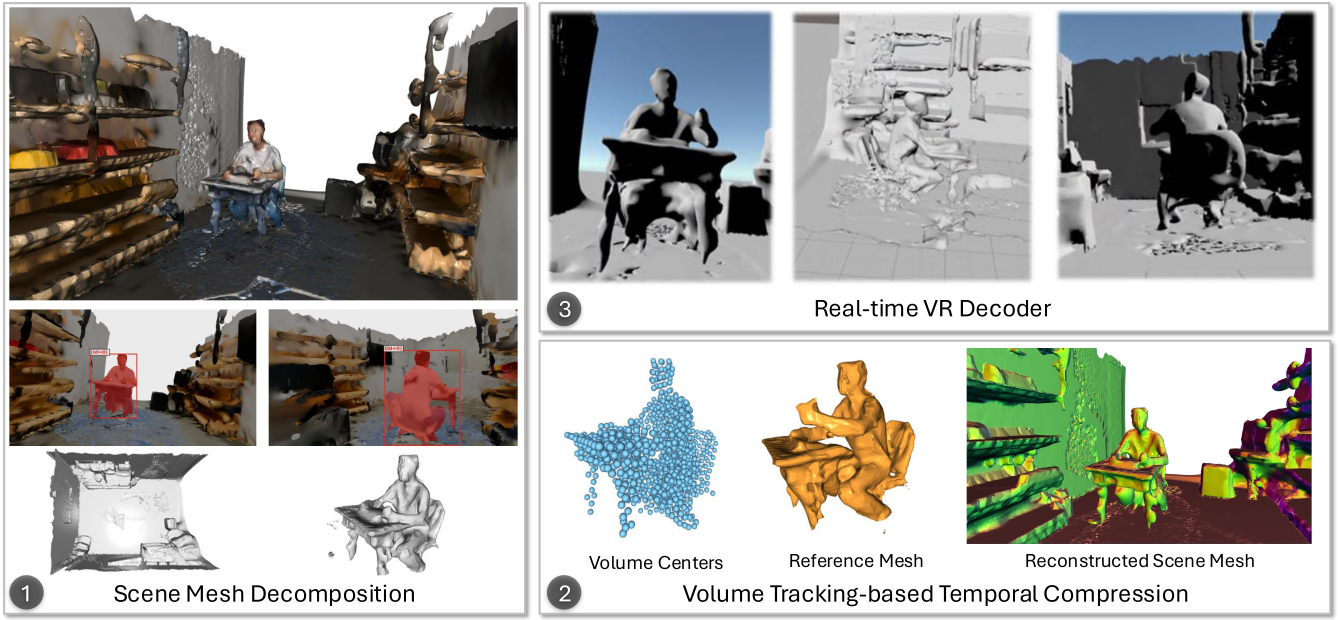
#> input picture assets/TSMC_teaser.jpg, 4019 x 1860 px, given in place of a, which was not available (shown at 1/3 size)
$ python -i util.py   (imports and definitions only)
#> lines starting #> are read from the running program, lines starting #| are printed output that depends on the picture; after the words box and inside, x2 and y2 are one past the last pixel; in counts of white or black regions, pixels touching at a corner belong together; pictures that were not available may be replaced by others from this repository, and a replacement may not be noted
import os
import re
import cv2
import open3d as o3d
import numpy as np
from collections import deque

# [398 lines left out: functions flip_uv_v_inplace, select_viewpoints, render_mesh_texture, render_mesh_geometry, render_mesh_auto, _make_single_material_submesh and 2 more, not called in this run]


_RENDER_FRAME_PATTERN = re.compile(r"(?P<frame>\d+)_v_(?P<view>\d+)\.(?:jpe?g|png)$", re.IGNORECASE)


# [47 lines left out: function index_render_sequence, not called in this run]


def _load_rgb_image(path, downscale):
#> called with path = 'a', downscale = 0.5
    image_bgr = cv2.imread(path, cv2.IMREAD_COLOR)
#> image_bgr is the input picture: shape (1860, 4019, 3); mean B, G, R 162.3, 167.3, 167.7
    if image_bgr is None:
        raise ValueError(f"Failed to read image: {path}")
    image_rgb = cv2.cvtColor(image_bgr, cv2.COLOR_BGR2RGB)
    if downscale != 1.0:
        image_rgb = cv2.resize(
            image_rgb,
            dsize=None,
            fx=downscale,
            fy=downscale,
            interpolation=cv2.INTER_AREA,
        )
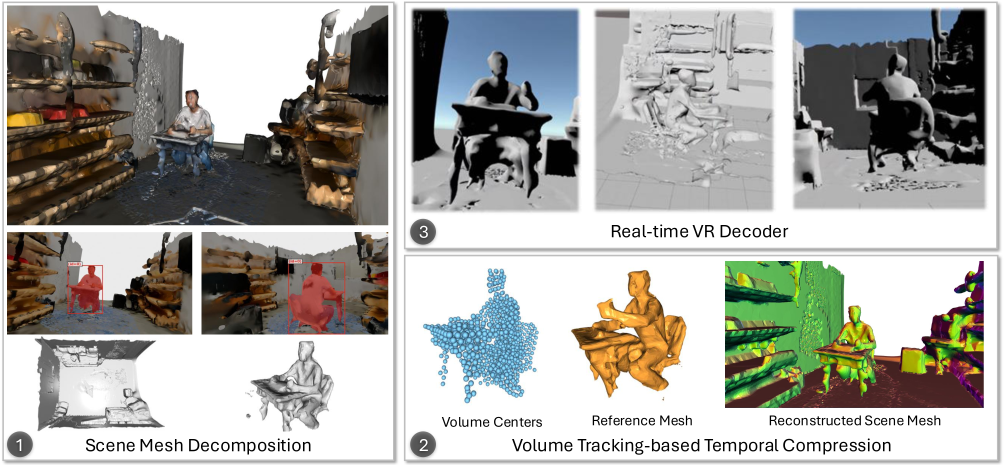
#> image_rgb: shape (930, 2010, 3) (shown at 1/2 size); mean R, G, B 167.8, 167.4, 162.4
    return image_rgb


def _extract_largest_component(mask, min_area):
    mask_u8 = mask.astype(np.uint8)
    num_labels, labels, stats, _ = cv2.connectedComponentsWithStats(mask_u8, connectivity=8)
    if num_labels <= 1:
        return np.zeros_like(mask, dtype=bool)

    best_label = 0
    best_area = 0
    for label_idx in range(1, num_labels):
        area = int(stats[label_idx, cv2.CC_STAT_AREA])
        if area >= min_area and area > best_area:
            best_label = label_idx
            best_area = area

    if best_label == 0:
        return np.zeros_like(mask, dtype=bool)
    return labels == best_label


# [47 lines left out: functions _pick_positive_points, _pick_negative_points, not called in this run]


def _analyze_view_motion(
    frame_paths,
    downscale=0.5,
    white_threshold=245,
    motion_percentile=96,
    min_component_area=96,
):
    if len(frame_paths) < 2:
        raise ValueError("Need at least two frames per view to estimate motion")

    kernel = np.ones((3, 3), dtype=np.uint8)
    first_rgb = _load_rgb_image(frame_paths[0], downscale)
    prev_gray = cv2.cvtColor(first_rgb, cv2.COLOR_RGB2GRAY)
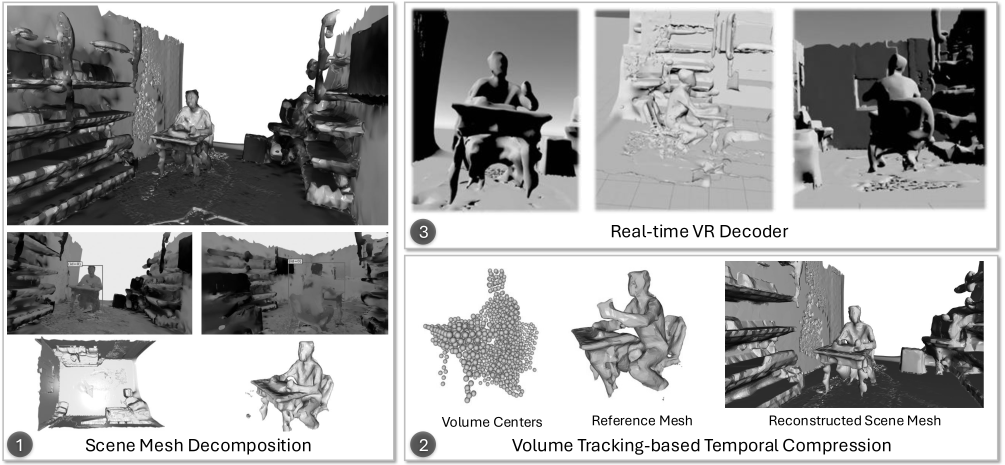
#> prev_gray: shape (930, 2010) (shown at 1/2 size); min 0, max 255, mean 166.9
    prev_valid = np.any(first_rgb < white_threshold, axis=2)
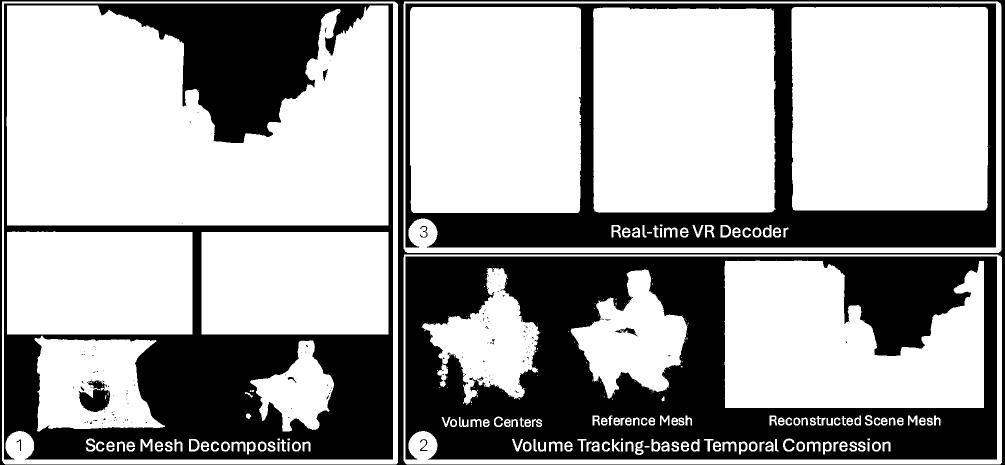
#> prev_valid: shape (930, 2010) bool (shown at 1/2 size); 64% white; 199 black regions (145 under 20 px), largest, box (x1, y1, x2, y2) and area: (811, 513, 1994, 919) 282740, (8, 7, 786, 919) 229260, (811, 7, 1992, 495) 122455

    heatmap = np.zeros_like(prev_gray, dtype=np.float32)
    best_mask = np.zeros_like(prev_gray, dtype=bool)
    best_score = 0.0
    best_frame_pos = 0

    for frame_pos, path in enumerate(frame_paths[1:], start=1):
        curr_rgb = _load_rgb_image(path, downscale)
        curr_gray = cv2.cvtColor(curr_rgb, cv2.COLOR_RGB2GRAY)
        curr_valid = np.any(curr_rgb < white_threshold, axis=2)

        diff = cv2.absdiff(curr_gray, prev_gray).astype(np.float32)
#> diff: shape (930, 2010) float32; every value is 0
        valid = prev_valid | curr_valid
        diff[~valid] = 0.0
        diff = cv2.GaussianBlur(diff, (0, 0), 1.2)
        heatmap += diff

        valid_diff = diff[valid]
        if valid_diff.size == 0:
            prev_gray = curr_gray
            prev_valid = curr_valid
            continue

        threshold = max(8.0, float(np.percentile(valid_diff, motion_percentile)))
#> threshold = 8
        motion_mask = diff >= threshold
#> motion_mask: shape (930, 2010) bool; every value is 0
        motion_mask = cv2.morphologyEx(motion_mask.astype(np.uint8), cv2.MORPH_OPEN, kernel)
        motion_mask = cv2.morphologyEx(motion_mask, cv2.MORPH_CLOSE, kernel).astype(bool)
        component_mask = _extract_largest_component(motion_mask, min_area=min_component_area)
#> in _extract_largest_component, `num_labels, labels, stats, _ = cv2.connectedComponentsWithStats(mask_u..`: num_labels = 1; stats = [[0, 0, 2010, 930, 1869300]]

        if np.any(component_mask):
            component_score = float(diff[component_mask].sum())
            if component_score > best_score:
                best_score = component_score
                best_mask = component_mask
                best_frame_pos = frame_pos

        prev_gray = curr_gray
        prev_valid = curr_valid

    return {
        "best_mask": best_mask,
        "best_score": best_score,
        "best_frame_pos": best_frame_pos,
        "heatmap": heatmap,
        "image_shape": best_mask.shape,
    }


# [471 lines left out: functions auto_select_sam3_prompt, get_prim_id_image, vote_faces_from_mask, fuse_views_to_face_mask, load_masks_for_mesh_frame, split_mesh_by_face_mask and 9 more, not called in this run]

#> (the run stopped early here; a loop or call above may not have finished)
